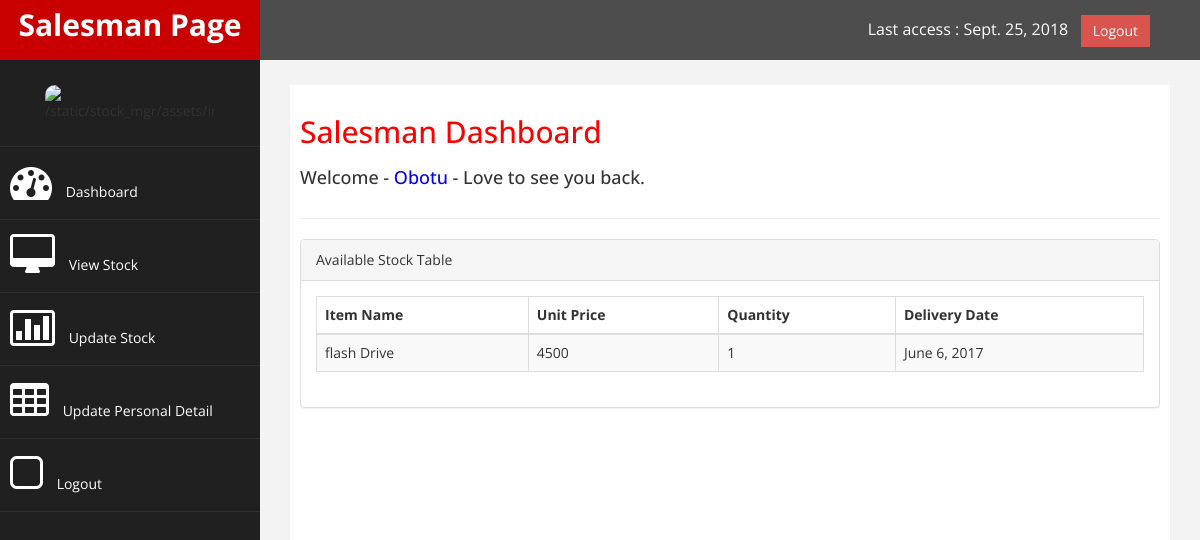
The app's page /salesman/view/Obotu/ (signed in), older data.
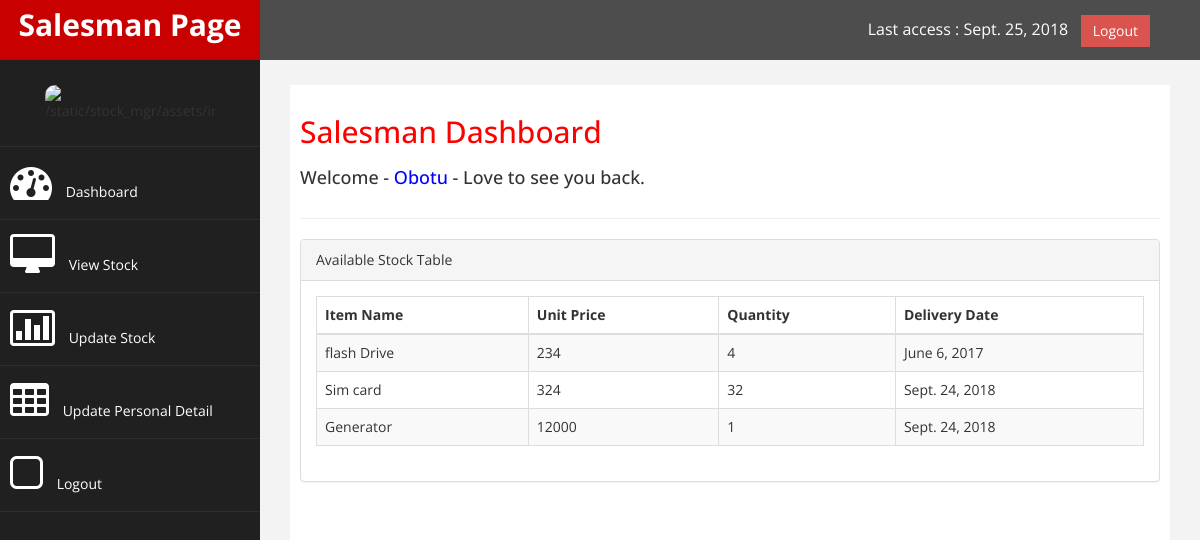
The same page, newer data.
### salesman_mgr/models.py (models this page shows, shortened)
class SalesStock(models.Model):
	user           = models.ForeignKey(User)
	itemName       = models.CharField(max_length = 40)
	itemCode       = models.CharField(max_length = 40)
	quantity       = models.IntegerField()
	unit_price     = models.IntegerField()
	date_added     = models.DateTimeField(auto_now_add = True)
	date_restocked = models.DateTimeField(auto_now_add = False, auto_now=True)

### salesman_mgr/views.py (the view)
# urls.py: url(r'^view/(?P<username>[\w.@+-]+)/$', views.viewStock, name='view_stock'),
@login_required()
def viewStock(request, username):
	context = {}
	view_stock = SalesStock.objects.filter(user = request.user)
	context.update({'view_stock':view_stock, 'username':username, 'time':datetime.now(),'attr': UserAccount.objects.get_or_none(user=request.user)})
	return render(request, 'salesman_mgr/stockView.html', context)

### stock_mgr/models.py (called while the page is built)
	def get_or_none(self, **kwargs):
		try:
			return self.get(**kwargs)
		except ObjectDoesNotExist:
			return None

### salesman_mgr/templates/salesman_mgr/stockView.html
{% extends 'salesman_mgr/base.html' %}
{% load staticfiles %}
        {% block user %} {{ user.username }} {% endblock user %}
        {% block notification %}
                <div class="panel panel-default">
                        <div class="panel-heading">
                           Available Stock Table
                        </div>
                        <div class="panel-body">
                            <div class="table-responsive">
                                <table class="table table-striped table-bordered table-hover">
                                    <thead>
    	                                <tr>
    	                                    <th>Item Name</th> <th> Unit Price</th> <th>Quantity</th> <th>Delivery Date</th>
    	                                </tr>
                                    </thead>
                                    <tbody>
                                    {% for stock in view_stock %}
    	                                <tr>
    	                                    <td>{{ stock.itemName }}</td> <td>{{ stock.unit_price }}</td> <td>{{ stock.quantity }}</td> <td>{{ stock.date_added|date }}</td>
    	                                </tr>
    	                            {% endfor %}
                                    </tbody>
                                </table>
                            </div>
                        </div>
                    </div>
              {% endblock notification %}

Row changes from the older to the newer data that the page shows:
changed SalesStock "flash Drive": unit_price "4500" → "234"; quantity "1" → "4"
added SalesStock: itemName "Sim card", unit_price "324", quantity "32", date_added "Sept. 24, 2018"
added SalesStock: itemName "Generator", unit_price "12000", quantity "1", date_added "Sept. 24, 2018"
